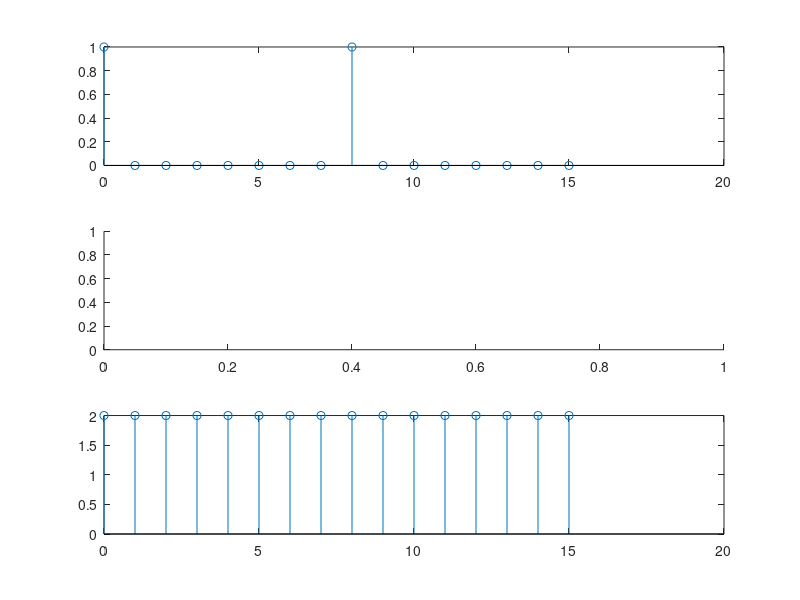

This chart was generated by the following MATLAB code:
N=16;
n=[0:N-1];
a=zeros(size(n));
b=zeros(size(n));
c=zeros(size(n));
d=zeros(size(n));
a(n==0)=1;
a(n==8)=1;
b(n>=0)=1;
c(n>=N)=1;
d=b-c;
x1=a.*d;
subplot(3,1,1);
stem(n,x1);
x2=zeros(size(n));
x2(n>=0)=1;
subplot(3,1,2);
x3=cconv(x1,x2,N);
subplot(3,1,3);
stem(n,x3);
